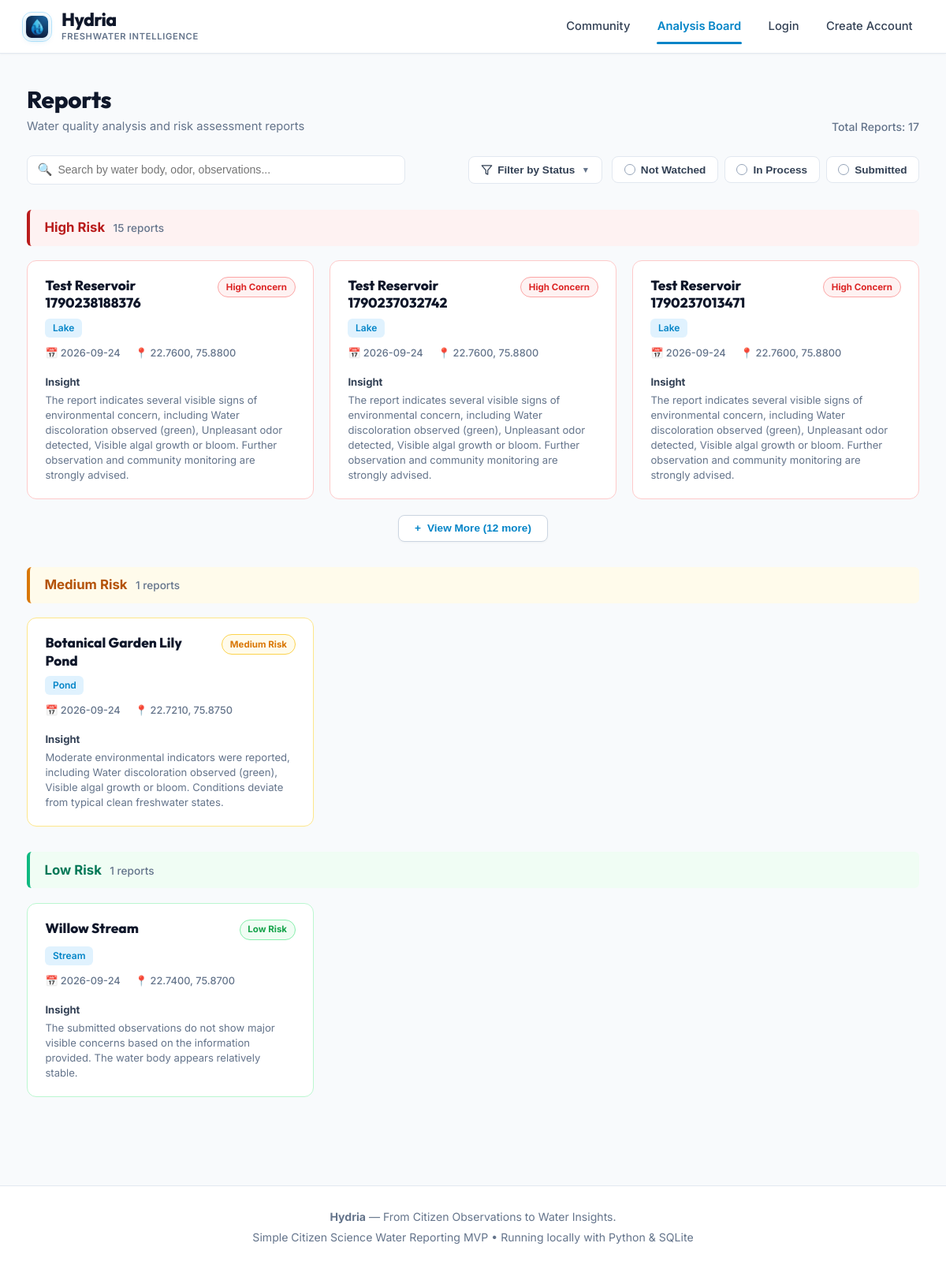
The app's page /analysis-board, older data.
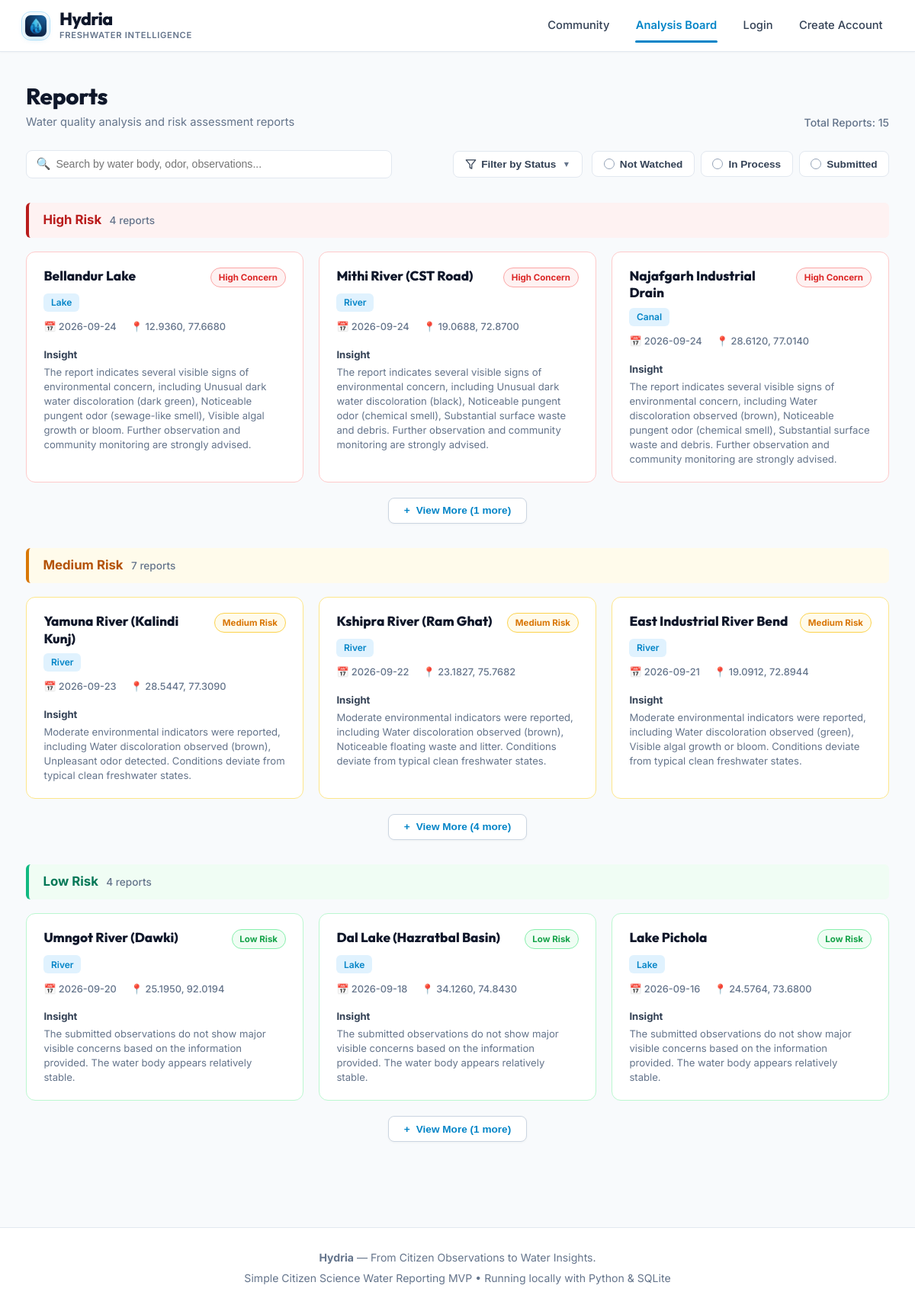
The same page, newer data.
### tables this page shows
CREATE TABLE reports (
        id INTEGER PRIMARY KEY AUTOINCREMENT,
        user_id INTEGER NOT NULL,
        water_body_name TEXT,
        water_body_type TEXT NOT NULL,
        latitude REAL NOT NULL,
        longitude REAL NOT NULL,
        water_colour TEXT NOT NULL,
        smell TEXT NOT NULL,
        algae TEXT NOT NULL,
        visible_waste TEXT NOT NULL,
        water_appearance TEXT NOT NULL,
        dead_fish TEXT DEFAULT 'No',
        additional_observation TEXT,
        image_path TEXT NOT NULL,
        image_hash TEXT NOT NULL,
        status TEXT NOT NULL CHECK(status IN ('Not Watched', 'In Process', 'Submitted')),
        is_demo INTEGER DEFAULT 0,
        created_at TIMESTAMP DEFAULT CURRENT_TIMESTAMP,
        updated_at TIMESTAMP DEFAULT CURRENT_TIMESTAMP,
        FOREIGN KEY (user_id) REFERENCES users(id) ON DELETE CASCADE
    );

### app.py (the view)
@app.route('/analysis-board')
def analysis_board():
    conn = database.get_db_connection()
    query = """
        SELECT r.*, u.name AS submitter_name,
               (SELECT COUNT(*) FROM votes v WHERE v.report_id = r.id) AS vote_count
        FROM reports r
        JOIN users u ON r.user_id = u.id
        ORDER BY r.created_at DESC
    """
    all_reports = conn.execute(query).fetchall()
    conn.close()
    risk_categories = {
        'High Risk': {
            'key': 'high-risk',
            'title': 'High Risk',
            'badge_text': 'High Concern',
            'badge_class': 'badge-high-concern',
            'card_border_class': 'card-border-high',
            'header_class': 'risk-header-high',
            'reports': []
        },
        'Medium Risk': {
            'key': 'medium-risk',
            'title': 'Medium Risk',
            'badge_text': 'Medium Risk',
            'badge_class': 'badge-medium-risk',
            'card_border_class': 'card-border-med',
            'header_class': 'risk-header-med',
            'reports': []
        },
        'Low Risk': {
            'key': 'low-risk',
            'title': 'Low Risk',
            'badge_text': 'Low Risk',
            'badge_class': 'badge-low-risk',
            'card_border_class': 'card-border-low',
            'header_class': 'risk-header-low',
            'reports': []
        }
    }
    status_counts = {'Not Watched': 0, 'In Process': 0, 'Submitted': 0}
    total_count = 0
    for r in all_reports:
        r_dict = dict(r)
        insight = generate_water_insight(r_dict)
        r_dict['insight'] = insight
        total_count += 1
        st = r_dict.get('status', 'Not Watched')
        if st in status_counts:
            status_counts[st] += 1
        concern = insight.get('concern_level', '')
        if 'High' in concern:
            risk_key = 'High Risk'
        elif 'Moderate' in concern or 'Medium' in concern:
            risk_key = 'Medium Risk'
        else:
            risk_key = 'Low Risk'
        r_dict['risk_category'] = risk_key
        risk_categories[risk_key]['reports'].append(r_dict)
    return render_template(
        'analysis_board.html',
        risk_categories=risk_categories,
        total_count=total_count,
        status_counts=status_counts
    )

### app.py (called while the page is built)
@app.context_processor
def inject_user():
    user = None
    if 'user_id' in session:
        user = {
            'id': session['user_id'],
            'name': session.get('user_name', 'Citizen Monitor'),
            'email': session.get('user_email', '')
        }
    return dict(current_user=user)

### database.py (called while the page is built)
def get_db_connection():
    conn = sqlite3.connect(DATABASE_PATH)
    conn.row_factory = sqlite3.Row
    conn.execute("PRAGMA foreign_keys = ON")
    return conn

### templates/analysis_board.html (shortened to what the changed rows need)
{% extends "base.html" %}
{% block content %}
<div class="reports-title-bar">
    <div>
        <h1 class="reports-page-title">Reports</h1>
    </div>
    <div class="reports-total-count">
        Total Reports: <span id="total-reports-num">{{ total_count }}</span>
    </div>
</div>
{% for cat_key, cat_data in risk_categories.items() %}
<section class="risk-section" id="section-{{ cat_data.key }}" data-risk-key="{{ cat_key }}">
    <div class="risk-section-header {{ cat_data.header_class }}">
        <div style="display: flex; align-items: baseline;">
            <span class="risk-header-title">{{ cat_data.title }}</span>
            <span class="risk-header-count" id="count-{{ cat_data.key }}">{{ cat_data.reports|length }} reports</span>
        </div>
    </div>
    <div class="risk-cards-grid" id="grid-{{ cat_data.key }}">
        {% for r in cat_data.reports %}
            <div class="report-risk-card {{ cat_data.card_border_class }} {% if loop.index > 3 %}card-hidden-by-default{% endif %}"
                 data-report-id="{{ r.id }}"
                 data-status="{{ r.status }}"
                 data-risk="{{ cat_key }}"
                 data-index="{{ loop.index }}"
                 data-search-text="{{ (r.water_body_name ~ ' ' ~ r.water_body_type ~ ' ' ~ r.water_colour ~ ' ' ~ r.smell ~ ' ' ~ (r.additional_observation or '') ~ ' ' ~ r.insight.summary)|lower }}"
                 onclick="window.location='{{ url_for('report_detail', report_id=r.id) }}'">
                <div class="card-row-top">
                    <a href="{{ url_for('report_detail', report_id=r.id) }}" class="card-title-link" onclick="event.stopPropagation();">
                        {{ r.water_body_name or "Unnamed " ~ r.water_body_type }}
                    </a>
                    <span class="risk-badge {{ cat_data.badge_class }}">
                        {{ cat_data.badge_text }}
                    </span>
                </div>
                <div>
                    <span class="card-type-pill">{{ r.water_body_type }}</span>
                </div>
                <div class="card-meta-line">
                    <span>📅 {{ r.created_at[:10] }}</span>
                    <span>📍 {{ "%.4f"|format(r.latitude) }}, {{ "%.4f"|format(r.longitude) }}</span>
                </div>
                <div class="card-insight-block">
                    <div class="card-insight-label">Insight</div>
                    <div class="card-insight-text">{{ r.insight.summary }}</div>
                </div>
            </div>
        {% endfor %}
    </div>
    {% if cat_data.reports|length > 3 %}
        <div class="view-more-container" id="more-container-{{ cat_data.key }}">
            <button type="button" class="btn-view-more"
                    id="btn-more-{{ cat_data.key }}"
                    data-expanded="false"
                    data-hidden-count="{{ cat_data.reports|length - 3 }}"
                    onclick="toggleViewMore('{{ cat_data.key }}', this)">
                <span class="btn-more-symbol">+</span>
                <span class="btn-more-label">View More ({{ cat_data.reports|length - 3 }} more)</span>
            </button>
        </div>
    {% endif %}
</section>
{% endfor %}
{% endblock %}

Row changes from the older to the newer data that the page shows:
removed reports: water_body_name "Test Reservoir 1790238188376", badge_text "High Concern", water_body_type "Lake", created_at "2026-09-24", latitude "22.7600", longitude "75.8800", insight.summary "The report indicates several visible signs of environmental concern, including Water discoloration observed (green), Unpleasant odor detected, Visible algal growth or bloom. Further observation and community monitoring are strongly advised.", shown under "High Risk"
removed reports: water_body_name "Test Reservoir 1790237032742", badge_text "High Concern", water_body_type "Lake", created_at "2026-09-24", latitude "22.7600", longitude "75.8800", insight.summary "The report indicates several visible signs of environmental concern, including Water discoloration observed (green), Unpleasant odor detected, Visible algal growth or bloom. Further observation and community monitoring are strongly advised.", shown under "High Risk"
removed reports: water_body_name "Test Reservoir 1790237013471", badge_text "High Concern", water_body_type "Lake", created_at "2026-09-24", latitude "22.7600", longitude "75.8800", insight.summary "The report indicates several visible signs of environmental concern, including Water discoloration observed (green), Unpleasant odor detected, Visible algal growth or bloom. Further observation and community monitoring are strongly advised.", shown under "High Risk"
removed reports: water_body_name "Botanical Garden Lily Pond", badge_text "Medium Risk", water_body_type "Pond", created_at "2026-09-24", latitude "22.7210", longitude "75.8750", insight.summary "Moderate environmental indicators were reported, including Water discoloration observed (green), Visible algal growth or bloom. Conditions deviate from typical clean freshwater states."
removed reports: water_body_name "Willow Stream", badge_text "Low Risk", water_body_type "Stream", created_at "2026-09-24", latitude "22.7400", longitude "75.8700", insight.summary "The submitted observations do not show major visible concerns based on the information provided. The water body appears relatively stable."
added reports: water_body_name "Bellandur Lake", badge_text "High Concern", water_body_type "Lake", created_at "2026-09-24", latitude "12.9360", longitude "77.6680", insight.summary "The report indicates several visible signs of environmental concern, including Unusual dark water discoloration (dark green), Noticeable pungent odor (sewage-like smell), Visible algal growth or bloom. Further observation and community monitoring are strongly advised.", shown under "High Risk"
added reports: water_body_name "Mithi River (CST Road)", badge_text "High Concern", water_body_type "River", created_at "2026-09-24", latitude "19.0688", longitude "72.8700", insight.summary "The report indicates several visible signs of environmental concern, including Unusual dark water discoloration (black), Noticeable pungent odor (chemical smell), Substantial surface waste and debris. Further observation and community monitoring are strongly advised.", shown under "High Risk"
added reports: water_body_name "Najafgarh Industrial Drain", badge_text "High Concern", water_body_type "Canal", created_at "2026-09-24", latitude "28.6120", longitude "77.0140", insight.summary "The report indicates several visible signs of environmental concern, including Water discoloration observed (brown), Noticeable pungent odor (chemical smell), Substantial surface waste and debris. Further observation and community monitoring are strongly advised.", shown under "High Risk"
added reports: water_body_name "Yamuna River (Kalindi Kunj)", badge_text "Medium Risk", water_body_type "River", created_at "2026-09-23", latitude "28.5447", longitude "77.3090", insight.summary "Moderate environmental indicators were reported, including Water discoloration observed (brown), Unpleasant odor detected. Conditions deviate from typical clean freshwater states."
added reports: water_body_name "Kshipra River (Ram Ghat)", badge_text "Medium Risk", water_body_type "River", created_at "2026-09-22", latitude "23.1827", longitude "75.7682", insight.summary "Moderate environmental indicators were reported, including Water discoloration observed (brown), Noticeable floating waste and litter. Conditions deviate from typical clean freshwater states."
added reports: water_body_name "East Industrial River Bend", badge_text "Medium Risk", water_body_type "River", created_at "2026-09-21", latitude "19.0912", longitude "72.8944", insight.summary "Moderate environmental indicators were reported, including Water discoloration observed (green), Visible algal growth or bloom. Conditions deviate from typical clean freshwater states."
added reports: water_body_name "Umngot River (Dawki)", badge_text "Low Risk", water_body_type "River", created_at "2026-09-20", latitude "25.1950", longitude "92.0194", insight.summary "The submitted observations do not show major visible concerns based on the information provided. The water body appears relatively stable."
added reports: water_body_name "Dal Lake (Hazratbal Basin)", badge_text "Low Risk", water_body_type "Lake", created_at "2026-09-18", latitude "34.1260", longitude "74.8430", insight.summary "The submitted observations do not show major visible concerns based on the information provided. The water body appears relatively stable."
added reports: water_body_name "Lake Pichola", badge_text "Low Risk", water_body_type "Lake", created_at "2026-09-16", latitude "24.5764", longitude "73.6800", insight.summary "The submitted observations do not show major visible concerns based on the information provided. The water body appears relatively stable."
Text that changed along with them:
{{ total_count }}: "17" → "15"
new list line: "High Risk 4 reports + View More ( 1 more)"
new list line: "Medium Risk 7 reports + View More ( 4 more)"
new list line: "Low Risk 4 reports + View More ( 1 more)"
list line gone: "High Risk 15 reports + View More ( 12 more)"
list line gone: "Medium Risk 1 reports"
list line gone: "Low Risk 1 reports"
